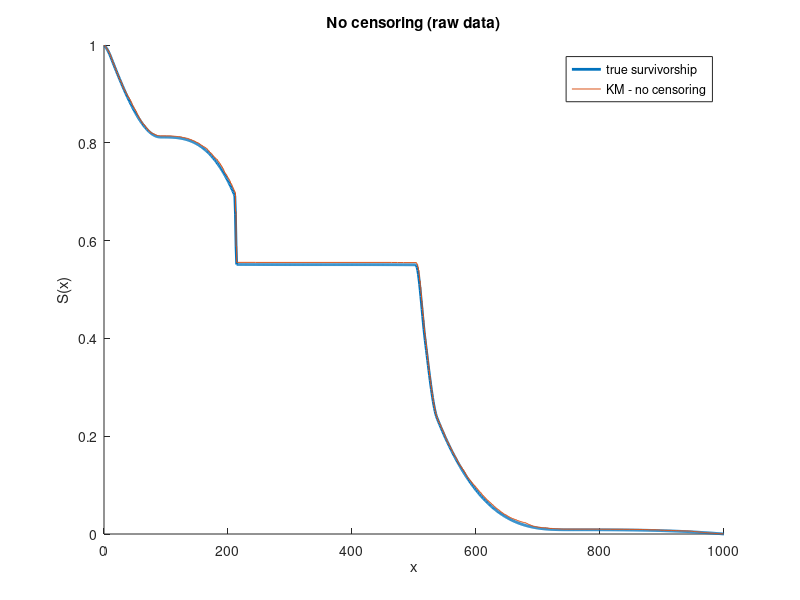
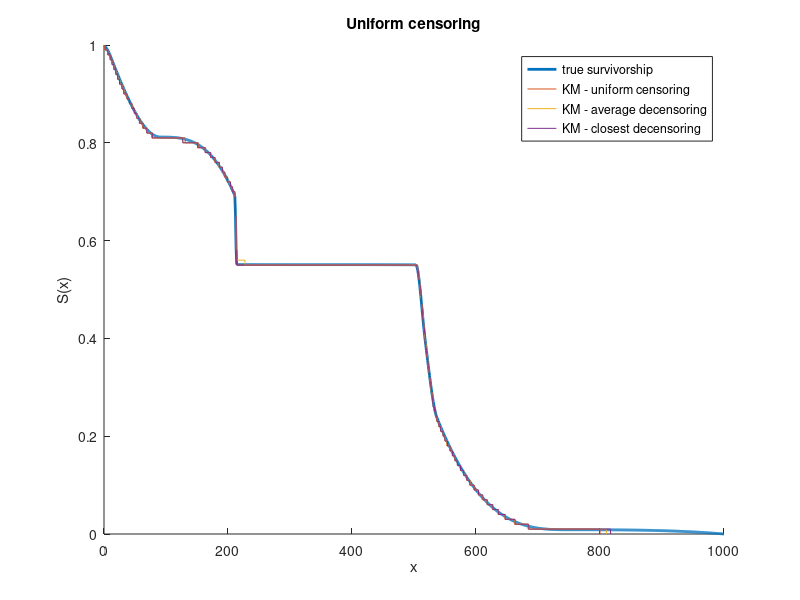
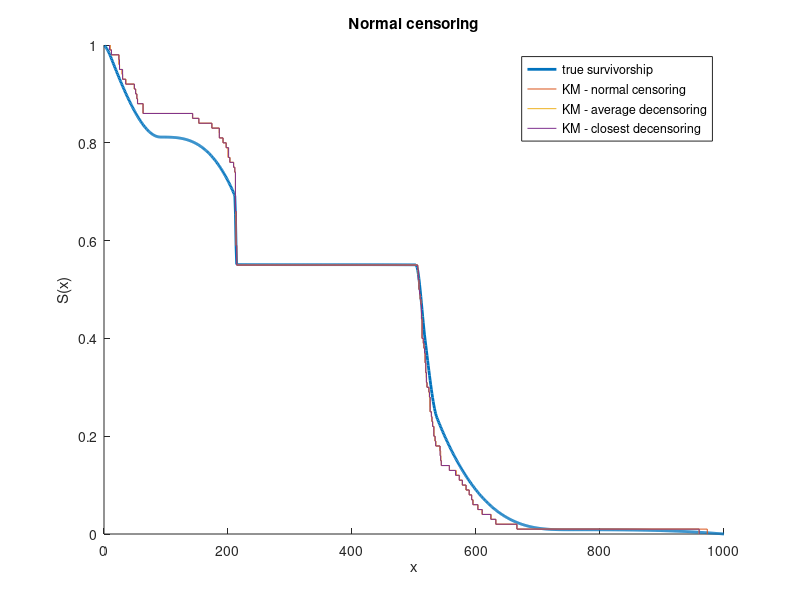
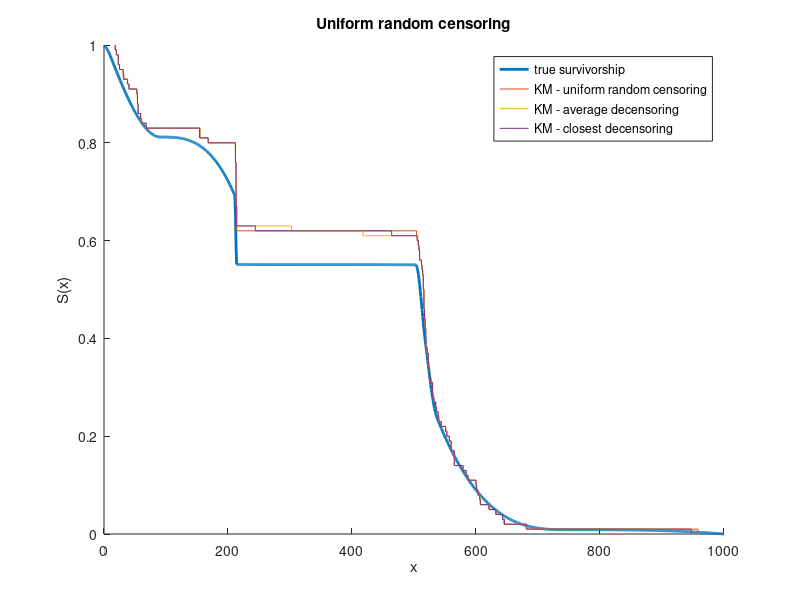

Source code (MATLAB) for these figures, in order:
% EENG 311- Final Project
% Group 3
% December 15, 2021
% This code analyzes how different models of censoring affect the estimated
% survival function from the Kaplan-Meier estimator
function [expec,std_dev,variance] = surv_analysis(varargin)
Defaults = {100};
Defaults(1:nargin) = varargin;

expec = zeros(10,1);
std_dev = zeros(10,1);
variance = zeros(10,1);

load("baseline.mat");
load("surv_data.mat");
hold on;

plot(base(:,1),base(:,4),'LineWidth',2);

y_raw = sort(data(:,4));

expec(1) = mean(y_raw);
std_dev(1) = std(y_raw);
variance(1) = var(y_raw);

y = unique(y_raw);
freq = zeros(length(y),1);
for i = 1:length(y)
    freq(i,1) = length(find(y_raw == y(i)));
end

%figure();
ecdf(y,'Frequency',freq,'Function','survivor');
title('No censoring (raw data)');
legend('true survivorship','KM - no censoring');

l_y = length(y_raw);
cens = zeros(l_y/100,3);

uni = (1:100:l_y)';
cens(:,1) = y_raw(uni);

r_norm = sort(randi(l_y,l_y/100,1));
cens(:,2) = y_raw(r_norm);

r_uni = sort(unidrnd(l_y,l_y/100,1));
cens(:,3) = y_raw(r_uni);


avg_decens = zeros(l_y/100,3);
clos_decens = zeros(l_y/100,3);

avg = zeros(l_y/100,6);

avg(:,1) = uni - 50;
avg(:,2) = uni + 50;

avg(:,3) = r_norm - 50;
avg(:,4) = r_norm + 50;

avg(:,5) = r_uni - 50;
avg(:,6) = r_uni + 50;

avg(avg<1)=1;
avg(avg>l_y)=l_y;

odds = 1:2:5;
for i = 1:length(avg)
    for j = 1:3
        avg_decens(i,j) = mean(y_raw(avg(i,odds(j)):avg(i,odds(j)+1)));
        [~,closest] = min(abs(y_raw(avg(i,odds(j)):avg(i,odds(j)+1)) - avg_decens(i,j)));
        clos_decens(i,j) = y_raw(avg(i,odds(j)) - 1 +  closest);
    end
end
clear odds;

expec(2) = mean(cens(:,1));
std_dev(2) = std(cens(:,1));
variance(2) = var(cens(:,1));
expec(3) = mean(cens(:,2));
std_dev(3) = std(cens(:,2));
variance(3) = var(cens(:,2));
expec(4) = mean(cens(:,3));
std_dev(4) = std(cens(:,3));
variance(4) = var(cens(:,3));
expec(5) = mean(avg_decens(:,1));
std_dev(5) = std(avg_decens(:,1));
variance(5) = var(avg_decens(:,1));
expec(6) = mean(avg_decens(:,2));
std_dev(6) = std(avg_decens(:,2));
variance(6) = var(avg_decens(:,2));
expec(7) = mean(avg_decens(:,3));
std_dev(7) = std(avg_decens(:,3));
variance(7) = var(avg_decens(:,3));
expec(8) = mean(clos_decens(:,1));
std_dev(8) = std(clos_decens(:,1));
variance(8) = var(clos_decens(:,1));
expec(9) = mean(clos_decens(:,2));
std_dev(9) = std(clos_decens(:,2));
variance(9) = var(clos_decens(:,2));
expec(10) = mean(clos_decens(:,3));
std_dev(10) = std(clos_decens(:,3));
variance(10) = var(clos_decens(:,3));

for i = 1:3
    y_cen = unique(cens(:,i));
    y_avg = unique(avg_decens(:,i));
    y_clos = unique(clos_decens(:,i));

    freq_cen = zeros(length(y_cen),1);
    freq_avg = zeros(length(y_avg),1);
    freq_clos = zeros(length(y_clos),1);

    for j = 1:length(y_cen)
        freq_cen(j,1) = length(find(cens(:,i) == y_cen(j)));
    end
    
    for j = 1:length(y_avg)
        freq_avg(j,1) = length(find(avg_decens(:,i) == y_avg(j)));
    end
    
    
    for j = 1:length(y_clos)
        freq_clos(j,1) = length(find(clos_decens(:,i) == y_clos(j)));
    end

    figure();
    hold on;
    plot(base(:,1),base(:,4),'LineWidth',2);
    ecdf(y_cen,'Frequency',freq_cen,'Function','survivor');
    ecdf(y_avg,'Frequency',freq_avg,'Function','survivor');
    ecdf(y_clos,'Frequency',freq_clos,'Function','survivor');

    switch i
        case 1
            title('Uniform censoring');
            legend('true survivorship','KM - uniform censoring','KM - average decensoring','KM - closest decensoring');
        case 2
            title('Normal censoring');
            legend('true survivorship','KM - normal censoring','KM - average decensoring','KM - closest decensoring');
        case 3
            title('Uniform random censoring');
            legend('true survivorship','KM - uniform random censoring','KM - average decensoring','KM - closest decensoring');
    end
end